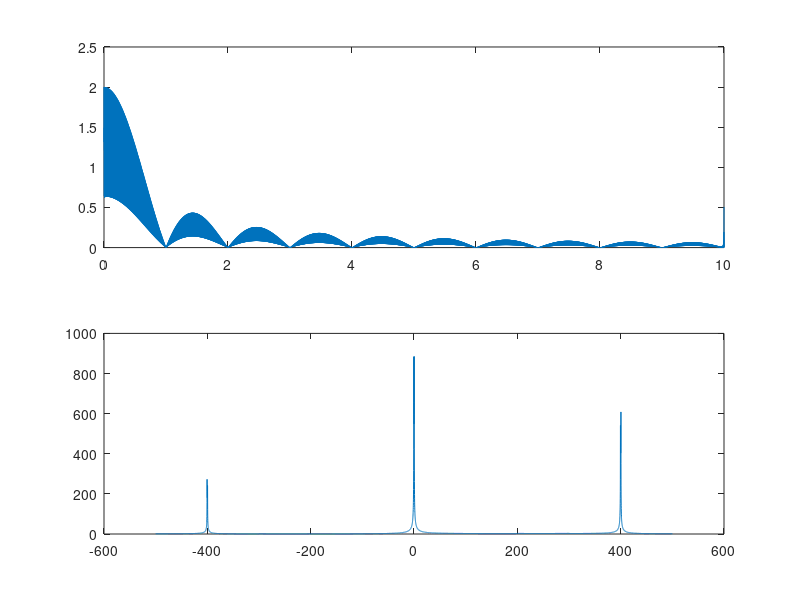

Recreate this plot in MATLAB.
close all
% transform passband signal to baseband signal
clear all
clc
fc=200;
fs=1000;
t=0:1/fs:10;
x=sinc(t).*cos(2*pi*fc*t);
q=hilbert(x);
xi=(x.*cos(2*pi*fc*t))+(q.*(sin(2*pi*fc*t)));
xq=x.*(-sin(2*pi*fc*t))+(q.*(cos(2*pi*fc*t)));
xx=xi+xq;
subplot(211);
plot(t,abs(xx));
[a N]=size(x);
f=-fs/2:fs/(N-1):fs/2;
z=fftshift(fft(xx));
subplot(212);
plot(f,abs(z))
